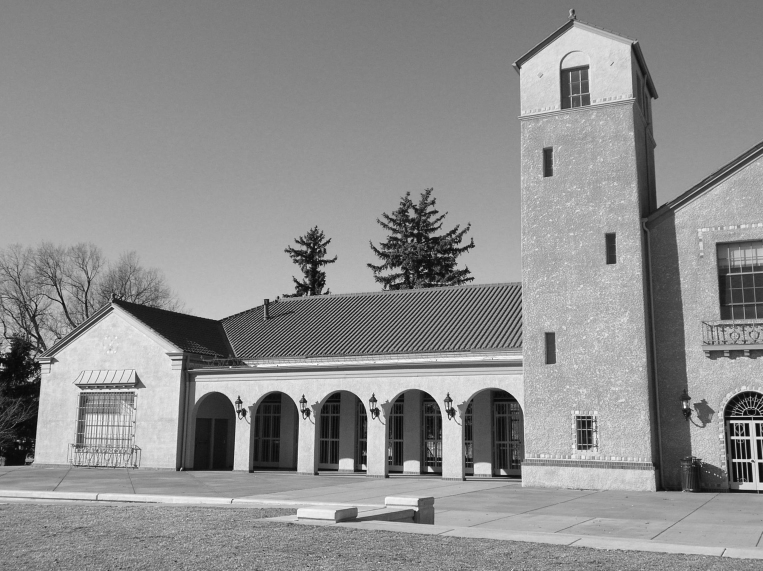
//> input picture Assignment5/1Build/pavilionLeft.jpg, 2288 x 1712 px (shown at 1/3 size)
$ ./main   (built with g++ and OpenCV 4)
//> lines starting //> are read from the running program, lines starting //| are printed output that depends on the picture
#include <opencv2/opencv.hpp>
#include <iostream>
#include <math.h>

using namespace cv;

//main functions
void processImage();
void displayGraphics();

const int imgWidth = 1200;
const int imgHight = 800;

Mat frame1;
Mat frame2;
Mat frame3;
Mat result;

std::vector<Point> points1 {Point(822,685), Point(1030,690), Point(1140,450), Point(995,66), Point(820,95)};
std::vector<Point> points2 {Point(199,692), Point(405,692),  Point(518,468),  Point(427,95), Point(257,90),
							Point(907,700), Point(1113,700), Point(1063,103), Point(889,101),Point(785,470)};
std::vector<Point> points3 {Point(221,672), Point(416,660),  Point(391,94),	  Point(223,69), Point(104,444)};

int nPointsSelected = 0;

static void onMouse (int event, int x, int y, int flags, void* param)
{
	if(event != EVENT_LBUTTONDBLCLK)
		return;

	std::vector<Point>* points = (std::vector<Point>*)param;
	nPointsSelected ++;
	points->push_back(Point(x,y));


	processImage();
	displayGraphics();
}

int main(int argc, char *argv[])
{
	//create a window
	namedWindow("Frame1");
	namedWindow("Frame2");
	namedWindow("Frame3");
	namedWindow("Result", WINDOW_NORMAL);

	//load the image
	frame1 = imread("pavilionLeft.jpg");
//> frame1 is the input picture: 1712 rows x 2288 cols, CV_8UC3; min 0, max 255, mean 142
	frame2 = imread("pavilionCenter.jpg");
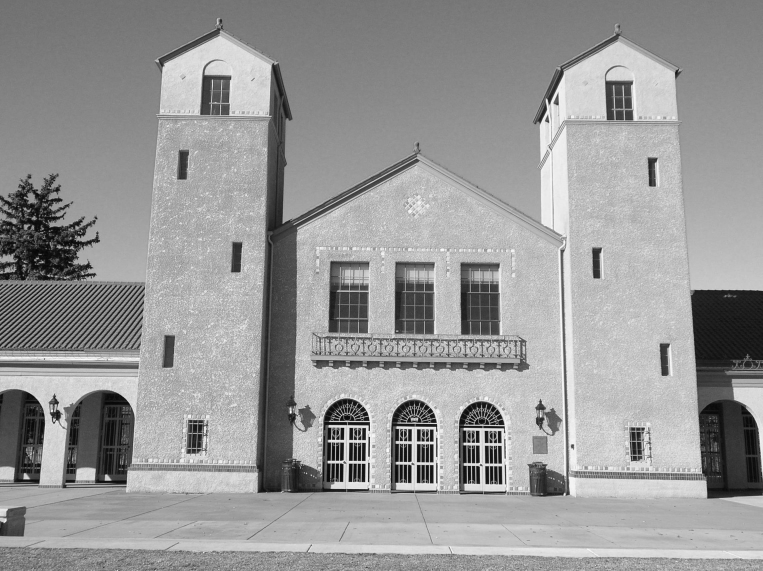
//> input picture Assignment5/1Build/pavilionCenter.jpg, 2288 x 1712 px (shown at 1/3 size)
//> frame2 is the input picture: 1712 rows x 2288 cols, CV_8UC3; min 0, max 255, mean 151.5
	frame3 = imread("pavilionRight.jpg");
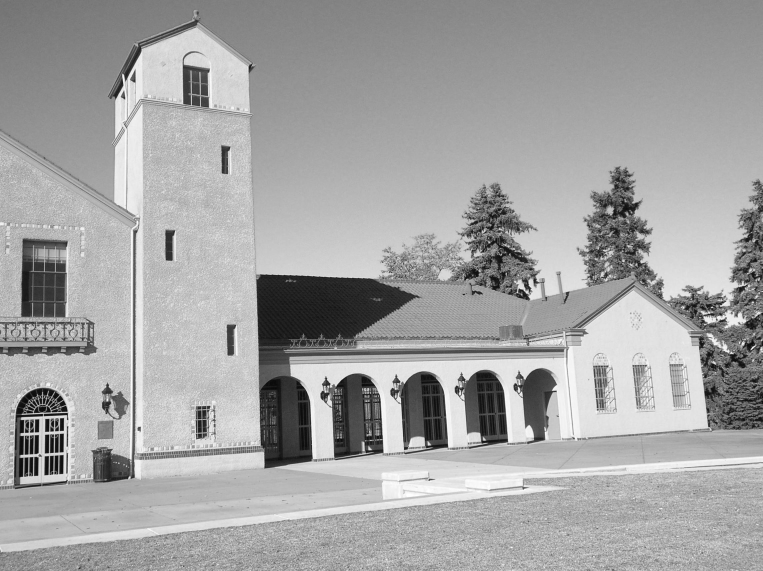
//> input picture Assignment5/1Build/pavilionRight.jpg, 2288 x 1712 px (shown at 1/3 size)
//> frame3 is the input picture: 1712 rows x 2288 cols, CV_8UC3; min 0, max 255, mean 163.4

	resize(frame1, frame1, Size(imgWidth,imgHight));
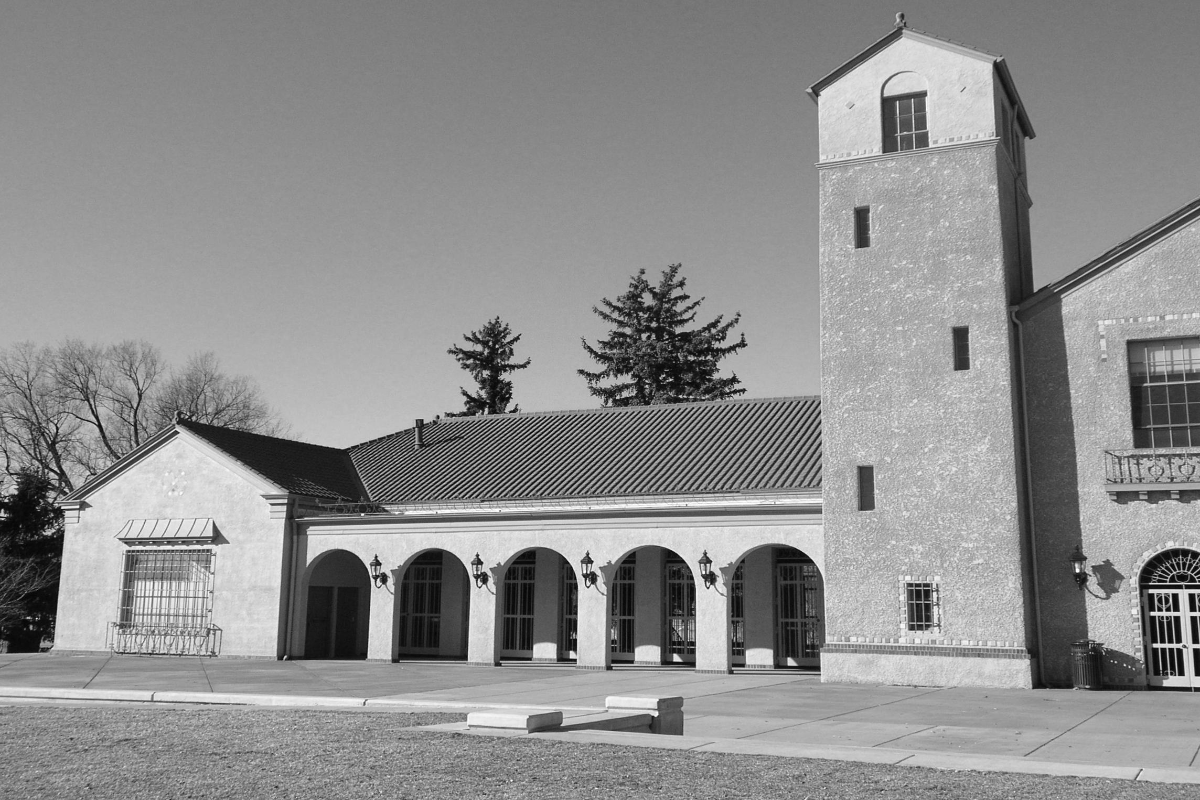
//> frame1: 800 rows x 1200 cols, CV_8UC3; min 1, max 255, mean 141.8
	resize(frame2, frame2, Size(imgWidth,imgHight));
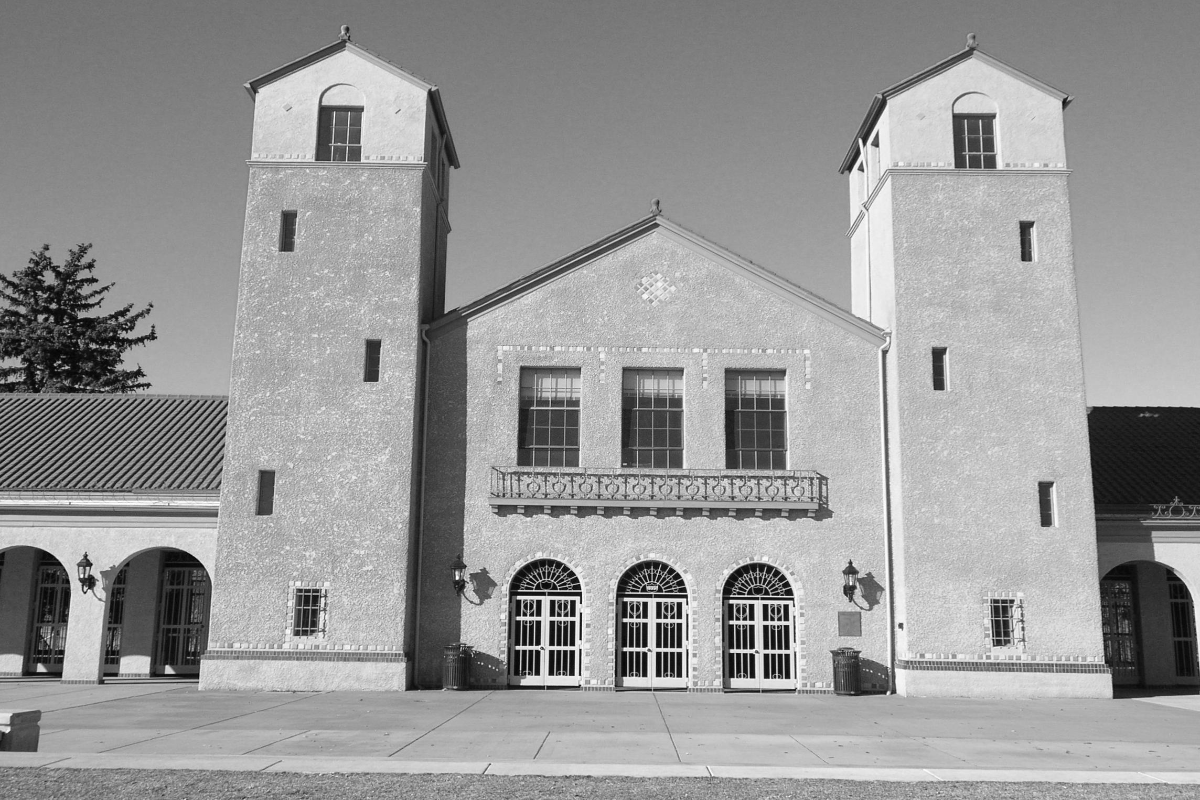
//> frame2: 800 rows x 1200 cols, CV_8UC3; min 2, max 255, mean 151.3
	resize(frame3, frame3, Size(imgWidth,imgHight));
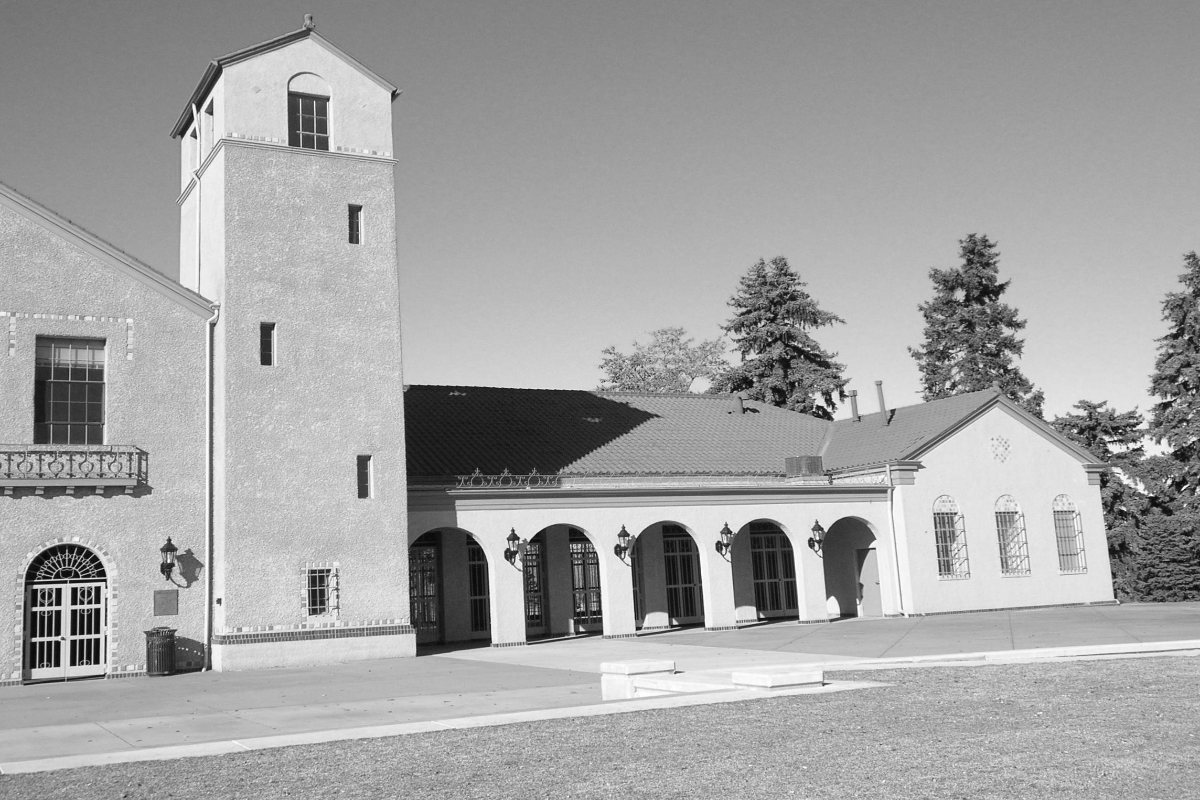
//> frame3: 800 rows x 1200 cols, CV_8UC3; min 5, max 255, mean 163.3

	if(frame1.empty() || frame2.empty() || frame3.empty())
		std::cout << "Error opening file" << std::endl;

	setMouseCallback("Frame1", onMouse, (void*)&points1);
	setMouseCallback("Frame2", onMouse, (void*)&points2);
	setMouseCallback("Frame3", onMouse, (void*)&points3);

	processImage();
	displayGraphics();

	waitKey(0);

	destroyAllWindows();

	return 0;
}

void displayGraphics()
{
	// Display the resulting frame
	imshow( "Frame1", frame1 );
	imshow( "Frame2", frame2 );
	imshow( "Frame3", frame3 );
	if(!result.empty())
		imshow( "Result", result );
}

void processImage()
{
	std::cout << "number of points selected: " << nPointsSelected << std::endl;

	if( points1.size() < 4 ||
		points2.size() < 8 ||
		points3.size() < 4 )
		return;

	std::vector<Point> center1;
	std::vector<Point> center3;

	if(points1.size()+points3.size() == points2.size())
	{
		for (int i = 0; i < points1.size(); i++)
		{
			center1.push_back(points2[i]);
		}
		for (int i = 0; i < points3.size(); i++)
		{
			center3.push_back(points2[i+points1.size()]);
		}
	}
	else
	{
		std::cout << "mismatch in points selected" << std::endl;
		std::cout << "points 1: " << points1.size()<< std::endl;
		std::cout << "points 2: " << points2.size()<< std::endl;
		std::cout << "points 3: " << points3.size()<< std::endl;
		return;
	}

	Point tar = Point(imgWidth,0);
	std::vector<Point> points6 {Point(0,0),Point(0,100),Point(100,100),Point(100,0)};
	std::vector<Point> center6 = points6;

	for(auto& i: center1) i += tar;
	for(auto& i: center6) i += tar;
	for(auto& i: center3) i += tar;

	Mat leftMatch  = findHomography(points1, center1, 0);
	Mat centMatch  = findHomography(points6, center6, 0);
	Mat rightMatch = findHomography(points3, center3, 0);

	Size size = Size(imgWidth*3,imgHight);
	result = Mat::zeros(size, frame2.type());

	warpPerspective(frame2, result, centMatch,  size, INTER_LINEAR, BORDER_TRANSPARENT);
	warpPerspective(frame1, result, leftMatch,  size, INTER_LINEAR, BORDER_TRANSPARENT);
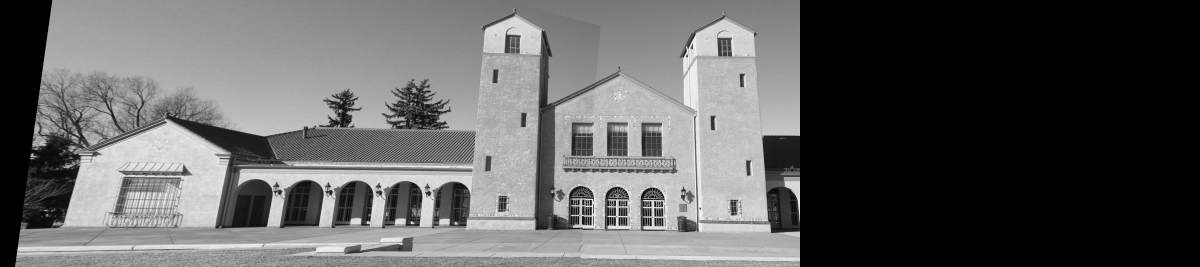
//> result: 800 rows x 3600 cols, CV_8UC3 (shown at 1/3 size); min 0, max 255, mean 94.6
	warpPerspective(frame3, result, rightMatch, size, INTER_LINEAR, BORDER_TRANSPARENT);
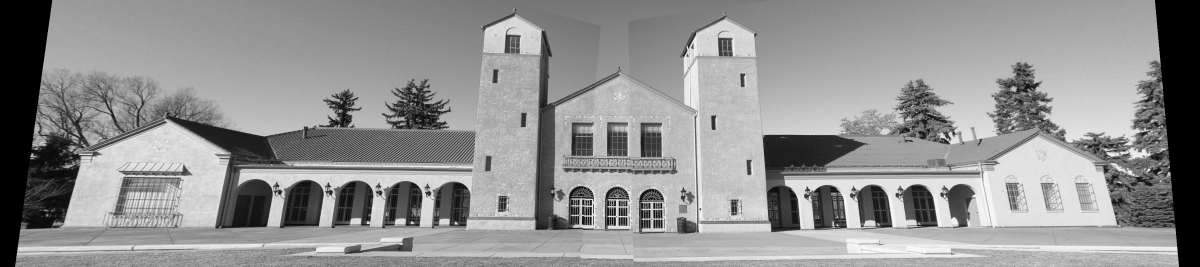
//> result: 800 rows x 3600 cols, CV_8UC3 (shown at 1/3 size); min 0, max 255, mean 145.1


}
